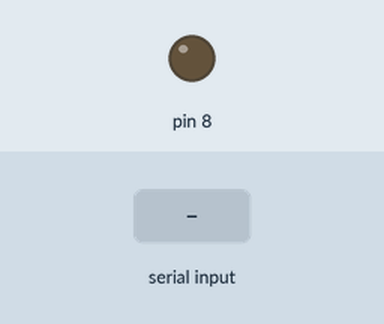
Recording of a sketch running on a simulated Arduino Uno, built with avr-gcc and run on an emulated ATmega328P. Parts: output pins drawn as LEDs (lit = HIGH). Inputs (shaded band) come from the test bench.

Above: at 1.2 s.
1.3 s: "O" received over Serial
At 3.5 s:
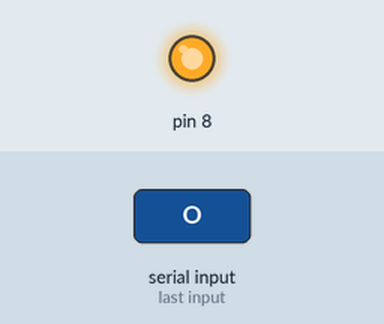
3.8 s: "F" received over Serial
At 5.6 s:
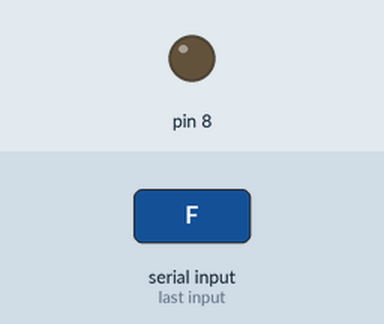
Timing chart, 0 to 7.1 s (numbered marks = the images above; inputs shaded):
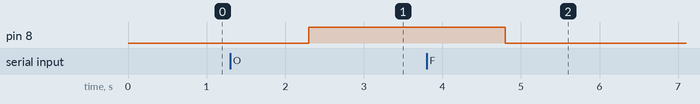

The sketch:

CSharpToArduino.ino
```cpp
String data;
char firstChar;

void setup() {
  // Connect to the same port as in C#
  Serial.begin(9600);

  pinMode(8, OUTPUT);
}

void loop() {
  // put your main code here, to run repeatedly:
  if(Serial.available()){
    data = Serial.readString();

    firstChar = data.charAt(0);

    if(firstChar == 'O'){
      digitalWrite(8, HIGH);
    }

    if(firstChar == 'F'){
      digitalWrite(8, LOW);
    }
  }
}
```

Measured:
- after the input at 1.3 s, pin 8: LOW → HIGH after 1.0 s
- after the input at 3.8 s, pin 8: HIGH → LOW after 1.0 s
